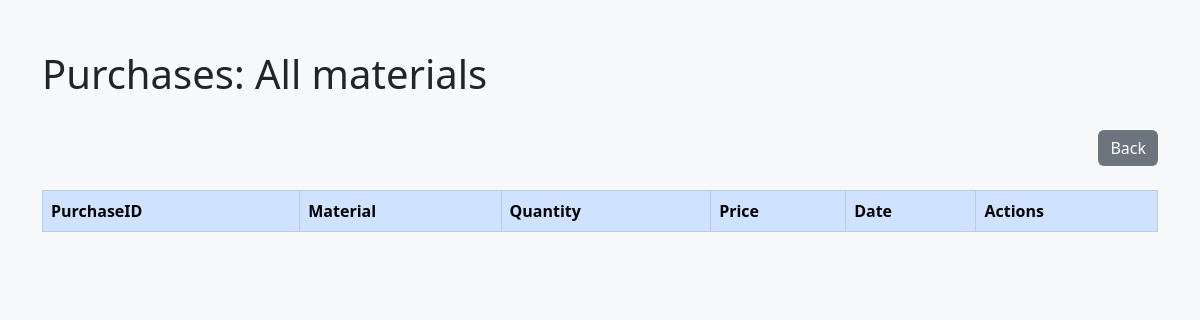
Before: /material/purchases with the older database file.
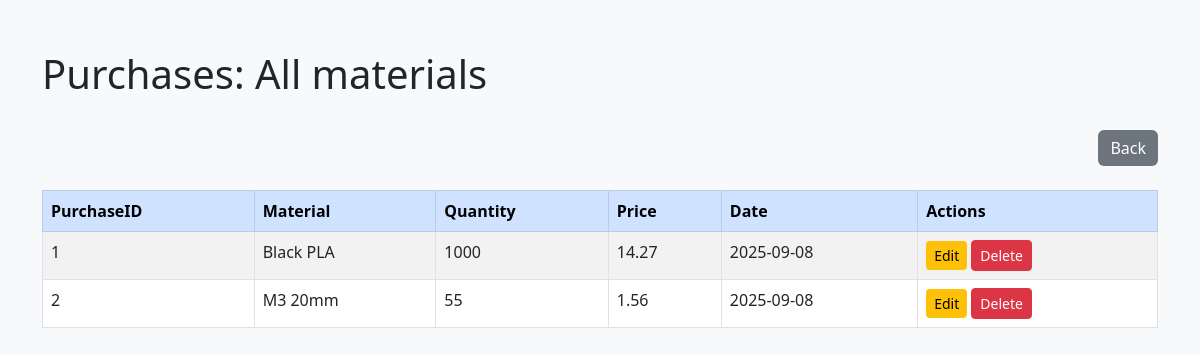
After: the same page with the newer database file.
### model/model.py (models this page shows, shortened)
class MaterialPurchase(Base):
    __tablename__ = 'material_purchases'
    purchase_id = Column(Integer, primary_key=True)
    material_id = Column(Integer, ForeignKey('materials.material_id'), nullable=False)
    date  = Column(Date)
    quantity = Column(Integer)
    price = Column(Numeric(10, 2), nullable=False)
    material = relationship("Material", back_populates="purchases")

class Material(Base):
    __tablename__ = 'materials'
    material_id = Column(Integer, primary_key=True)
    name = Column(String)
    description = Column(String)
    stock = Column(Integer)
    purchases = relationship("MaterialPurchase", back_populates="material", cascade="all, delete-orphan")
    products = relationship("ProductMaterial", back_populates="material", cascade="all, delete-orphan")

### app.py (the view)
@app.route('/material/purchases', defaults={'material_id': None})
@app.route('/material/<int:material_id>/purchase/')
def view_material_purchases(material_id):
    material_controller = MaterialController(session)
    if material_id:
        material = material_controller.get_material(material_id)
        if not material:
            return "Material not found", 404
        purchases = material.purchases
        material_name = material.name
    else:
        purchases =[]
        materials = material_controller.get_all_materials()
        for material in materials:
            if material.purchases:
                purchases += material.purchases
        material_name = "All materials"
    return render_template('view_material_purchases.html', material_name=material_name, purchases=purchases)

### controller/controller.py (called while the page is built)
    def get_all_materials(self):
        return self.session.query(Material).all()

### templates/view_material_purchases.html (shortened to what this page needs)
<!DOCTYPE html>
<html lang="en">
<head>
    <link href="https://cdn.jsdelivr.net/npm/bootstrap@5.3.0/dist/css/bootstrap.min.css" rel="stylesheet">
</head>
<body>
    <div class="container">
        <div class="d-flex justify-content-between align-items-center mb-4">
            <h1 class="display-6">Purchases: {{material_name}}</h1>
        </div>
        <div class="d-flex justify-content-end mb-4">
            <a href="/materials" class="btn btn-secondary">Back</a>
        </div>
        <div class="table-responsive">
            <table class="table table-striped table-bordered">
                <thead class="table-primary">
                    <tr>
                        <th>PurchaseID</th>
                        <th>Material</th>
                        <th>Quantity</th>
                        <th>Price</th>
                        <th>Date</th>
                        <th>Actions</th>
                    </tr>
                </thead>
                <tbody>
                    {% for purchase in purchases %}
                    <tr>
                        <td>{{ purchase.purchase_id }}</td>
                        <td>{{ purchase.material.name }}</td>
                        <td>{{ purchase.quantity }}</td>
                        <td>{{ purchase.price }}</td>
                        <td>{{ purchase.date }}</td>
                        <td>
                            <a href="/material/{{ purchase.material_id }}/purchase/{{purchase.purchase_id}}/edit" class="btn btn-warning btn-sm">Edit</a>
                            <a href="/material/{{ purchase.material_id }}/purchase/{{purchase.purchase_id}}/delete" onclick="return confirm('Are you sure you want to delete this record?');" class="btn btn-danger btn-sm">Delete</a>
                        </td>
                    </tr>
                    {% endfor %}
                </tbody>
            </table>
        </div>
    </div>
</body>
</html>

Changed rows visible on the page:
added MaterialPurchase: purchase_id "1", material.name "Black PLA", quantity "1000", price "14.27", date "2025-09-08"
added MaterialPurchase: purchase_id "2", material.name "M3 20mm", quantity "55", price "1.56", date "2025-09-08"
